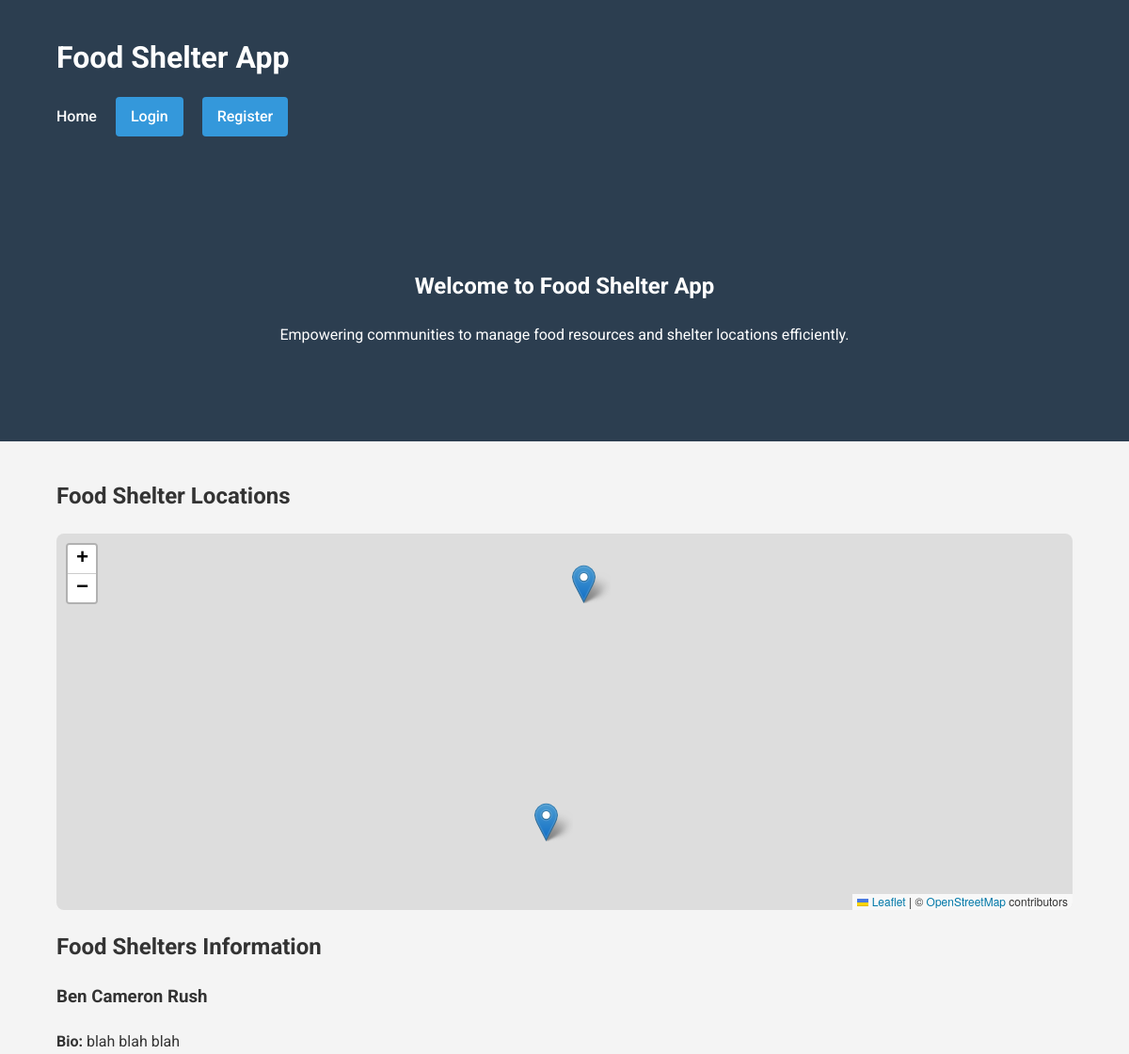
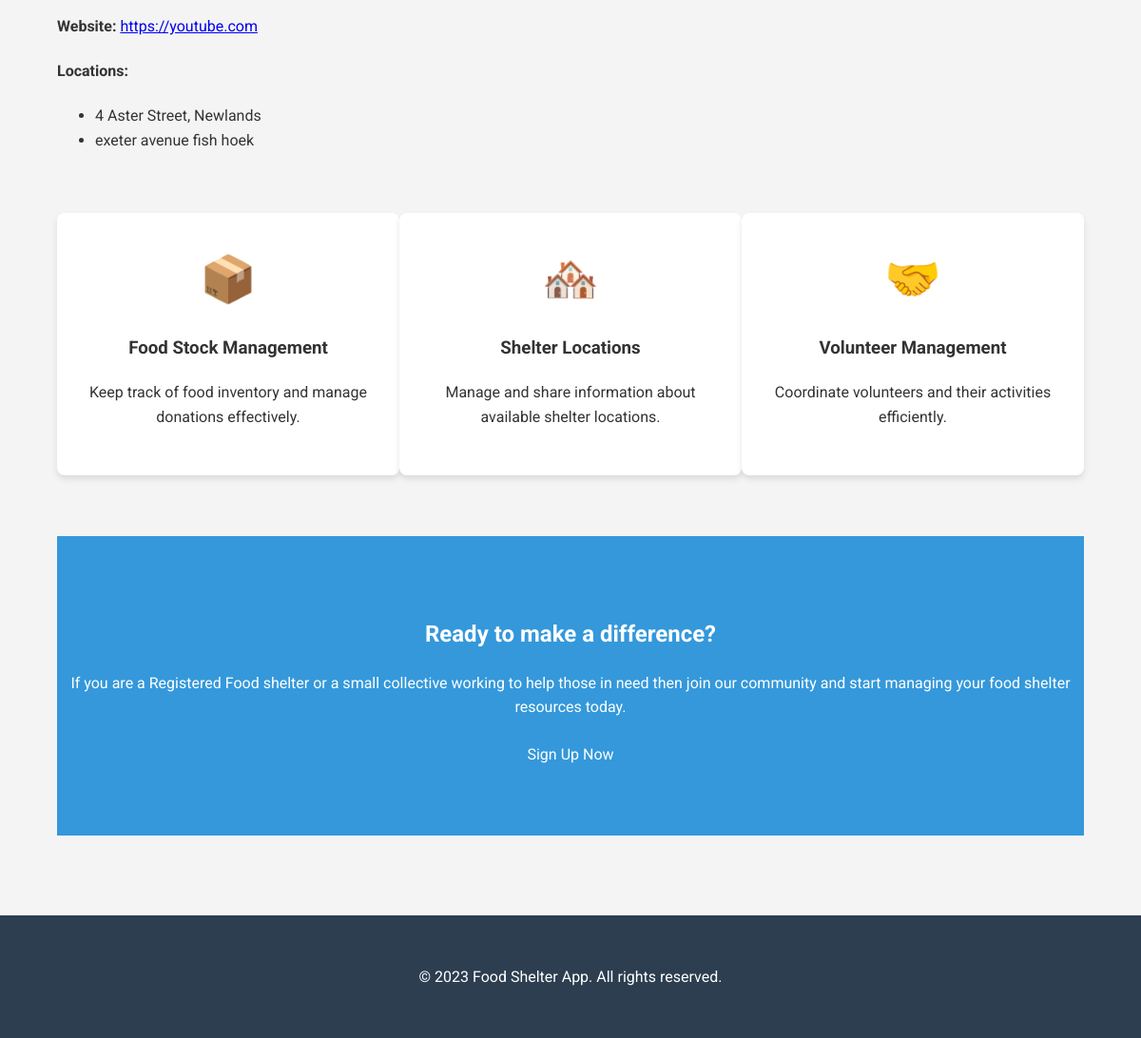
The page / on the database its author committed (2 pictures, top to bottom).
### app.py (models this page shows)
class User(UserMixin, db.Model):
    id = db.Column(db.Integer, primary_key=True)
    email = db.Column(db.String(120), unique=True, nullable=False)
    password_hash = db.Column(db.String(128))
    name = db.Column(db.String(100), nullable=True)
    bio = db.Column(db.Text, nullable=True)
    website = db.Column(db.String(200), nullable=True)
    contact = db.Column(db.String(100), nullable=True)
    notes = db.relationship('Note', backref='user', lazy=True)
    volunteers = db.relationship('Volunteer', backref='user', lazy=True)
    budget_entries = db.relationship('Budget', backref='user', lazy=True)
    donations = db.relationship('Donation', backref='user', lazy=True)
    role = db.Column(db.String(20), nullable=False, default='user')
    donation_link = db.Column(db.String(200), nullable=True)

class ShelterLocation(db.Model):
    id = db.Column(db.Integer, primary_key=True)
    address = db.Column(db.String(200), nullable=False)
    date = db.Column(db.Date, nullable=False)
    user_id = db.Column(db.Integer, db.ForeignKey('user.id'), nullable=False)
    latitude = db.Column(db.Float, nullable=True)
    longitude = db.Column(db.Float, nullable=True)

### app.py (the view)
@app.route('/')
def home():
    users = User.query.all()
    shelter_info = []
    for user in users:
        locations = ShelterLocation.query.filter_by(user_id=user.id).all()
        shelter_info.append({
            'name': user.name,
            'bio': user.bio,
            'website': user.website,
            'contact': user.contact,
            'donation_link': user.donation_link,
            'locations': [{'address': loc.address, 'latitude': loc.latitude, 'longitude': loc.longitude} for loc in locations]
        })
    return render_template('home.html', shelter_info=shelter_info)

### templates/home.html (shortened to what this page needs)
<!DOCTYPE html>
<html lang="en">
<head>
    <link rel="stylesheet" href="{{ url_for('static', filename='css/style.css') }}">
    <link rel="stylesheet" href="https://unpkg.com/leaflet@1.7.1/dist/leaflet.css" />
</head>
<body>
    <header class="header">
        <div class="container">
            <h1>Food Shelter App</h1>
            <nav>
                <a href="{{ url_for('home') }}" class="nav-link">Home</a>
                {% if current_user.is_authenticated %}
                    <a href="{{ url_for('dashboard') }}" class="nav-link">Dashboard</a>
                    <a href="{{ url_for('logout') }}" class="btn btn-logout">Logout</a>
                {% else %}
                    <a href="{{ url_for('login') }}" class="btn btn-login">Login</a>
                    <a href="{{ url_for('register') }}" class="btn btn-register">Register</a>
                {% endif %}
            </nav>
        </div>
    </header>
    <main>
        <section class="hero">
            <div class="container">
                <h2>Welcome to Food Shelter App</h2>
                <p>Empowering communities to manage food resources and shelter locations efficiently.</p>
            </div>
        </section>
        <div class="container">
            <section class="map-section">
                <h2>Food Shelter Locations</h2>
                <div id="map"></div>
            </section>
            <section class="shelters-section">
                <h2>Food Shelters Information</h2>
                {% for shelter in shelter_info %}
                <div class="shelter-card">
                    <h3>{{ shelter.name or 'Unnamed Shelter' }}</h3>
                    {% if shelter.bio %}
                        <p><strong>Bio:</strong> {{ shelter.bio }}</p>
                    {% endif %}
                    {% if shelter.website %}
                        <p><strong>Website:</strong> <a href="{{ shelter.website }}" target="_blank" rel="noopener noreferrer">{{ shelter.website }}</a></p>
                    {% endif %}
                    <h4>Locations:</h4>
                    <ul class="location-list">
                        {% for location in shelter.locations %}
                            <li>{{ location.address }}</li>
                        {% endfor %}
                    </ul>
                </div>
                {% endfor %}
            </section>
            <section class="features">
                <div class="feature">
                    <div class="feature-icon">📦</div>
                    <h3>Food Stock Management</h3>
                    <p>Keep track of food inventory and manage donations effectively.</p>
                </div>
                <div class="feature">
                    <div class="feature-icon">🏘️</div>
                    <h3>Shelter Locations</h3>
                    <p>Manage and share information about available shelter locations.</p>
                </div>
                <div class="feature">
                    <div class="feature-icon">🤝</div>
                    <h3>Volunteer Management</h3>
                    <p>Coordinate volunteers and their activities efficiently.</p>
                </div>
            </section>
            <section class="cta">
                <h2>Ready to make a difference?</h2>
                <p>If you are a Registered Food shelter or a small collective working to help those in need then join our community and start managing your food shelter resources today.</p>
                <a href="{{ url_for('register') }}" class="btn btn-cta">Sign Up Now</a>
            </section>
        </div>
    </main>
    <footer>
        <div class="container">
            <p>&copy; 2023 Food Shelter App. All rights reserved.</p>
        </div>
    </footer>
</body>
</html>

### static/css/style.css (style rules this page uses)
:root { --primary-color: #2c3e50; --secondary-color: #3498db; --background-color: #f4f4f4; --text-color: #333; --light-gray: #e0e0e0; --white: #ffffff; --sidebar-width: 250px; }
body { font-family: 'Roboto', sans-serif; line-height: 1.6; color: var(--text-color); background-color: var(--background-color); margin: 0; padding: 0; }
.container { width: 90%; max-width: 1200px; margin: 0 auto; padding: 20px; }
.header { background-color: var(--primary-color); color: var(--white); padding: 1rem 0; box-shadow: 0 2px 4px rgba(0, 0, 0, 0.1); }
.header h1 { margin: 0; font-size: 2rem; }
.header nav { margin-top: 1rem; }
.header nav a { color: var(--white); text-decoration: none; margin-right: 1rem; font-weight: 500; }
.btn { display: inline-block; background-color: var(--secondary-color); color: var(--white); padding: 0.5rem 1rem; text-decoration: none; border-radius: 4px; transition: background-color 0.3s ease; }
.hero { background-color: var(--primary-color); color: var(--white); text-align: center; padding: 4rem 0; }
.features { display: flex; justify-content: space-between; margin: 4rem 0; }
.feature { flex-basis: 30%; text-align: center; padding: 2rem; background-color: var(--white); border-radius: 8px; box-shadow: 0 4px 6px rgba(0, 0, 0, 0.1); }
.cta { background-color: var(--secondary-color); color: var(--white); text-align: center; padding: 4rem 0; }
footer { background-color: var(--primary-color); color: var(--white); text-align: center; padding: 1rem 0; margin-top: 4rem; }
.feature-icon { font-size: 48px; margin-bottom: 15px; }

### templates/home.html (style rules this page uses)
#map { height: 400px; width: 100%; margin-bottom: 20px; border-radius: 8px; }

### rows shown on the page
User: name "Ben Cameron Rush", bio "blah blah blah", website "https://youtube.com"
ShelterLocation: address "4 Aster Street, Newlands"
ShelterLocation: address "exeter avenue fish hoek"
